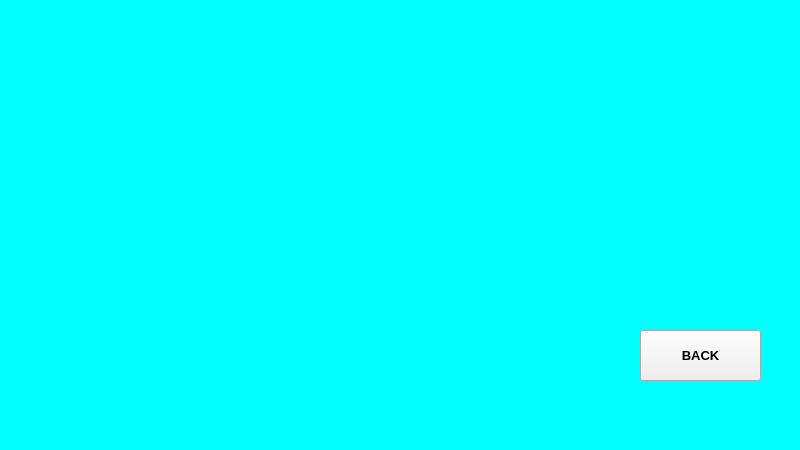
<?xml version="1.0" encoding="UTF-8"?>
<ui version="4.0">
 <class>MainWindow</class>
 <widget class="QMainWindow" name="MainWindow">
  <property name="geometry">
   <rect>
    <x>0</x>
    <y>0</y>
    <width>800</width>
    <height>450</height>
   </rect>
  </property>
  <property name="font">
   <font>
    <pointsize>10</pointsize>
    <weight>75</weight>
    <bold>true</bold>
   </font>
  </property>
  <property name="windowTitle">
   <string>MainWindow</string>
  </property>
  <property name="styleSheet">
   <string notr="true">QMainWindow{
	border-image: url(:/pic/4.png);
background-color: rgb(0, 255, 255);

}</string>
  </property>
  <widget class="QWidget" name="centralwidget">
   <widget class="QPushButton" name="back">
    <property name="geometry">
     <rect>
      <x>640</x>
      <y>330</y>
      <width>121</width>
      <height>51</height>
     </rect>
    </property>
    <property name="font">
     <font>
      <pointsize>10</pointsize>
      <weight>75</weight>
      <bold>true</bold>
     </font>
    </property>
    <property name="text">
     <string>BACK</string>
    </property>
   </widget>
  </widget>
  <widget class="QMenuBar" name="menubar">
   <property name="geometry">
    <rect>
     <x>0</x>
     <y>0</y>
     <width>800</width>
     <height>26</height>
    </rect>
   </property>
  </widget>
 </widget>
 <resources>
  <include location="picture.qrc"/>
 </resources>
 <connections/>
</ui>
